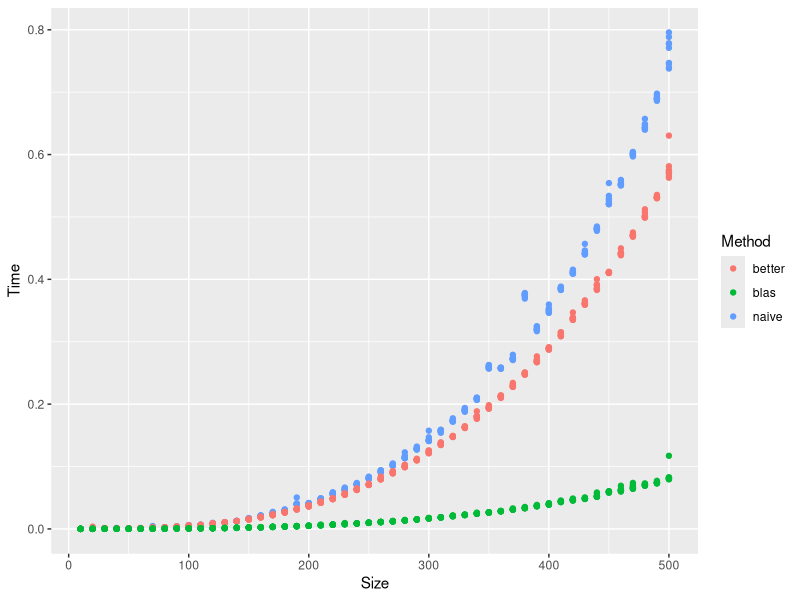
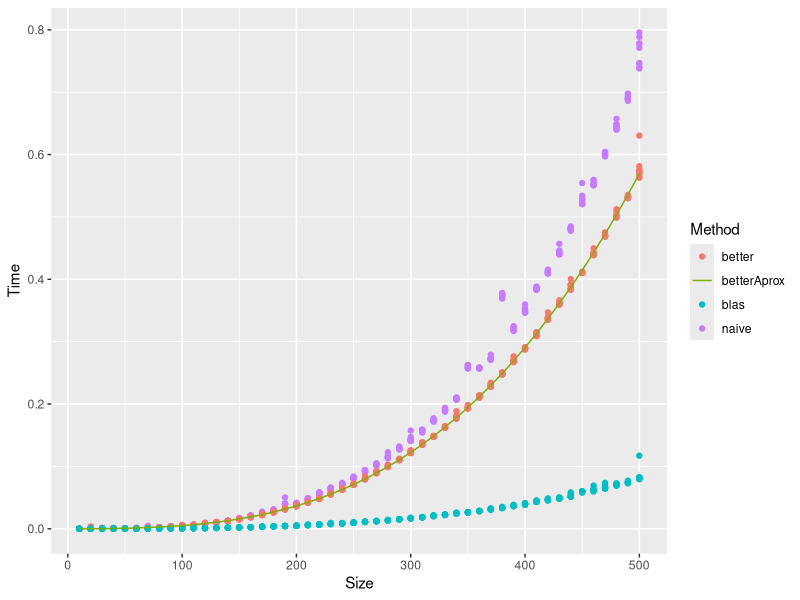

These figures' R source, in order:
library("ggplot2")

results = read.csv("data.csv")

avg_results = aggregate( Time ~ Size:Method, data=results, FUN=mean)

avg_results_better = avg_results[avg_results$Method=="better",]

fit_better = lm(Time ~ poly(Size,3), data=avg_results_better)

newdata = data.frame(Size = seq(10,500, length.out=500))

newdata$Time = predict(fit_better, newdata)

newdata$Method = "betterAprox"

ggplot(results,aes(Size,Time,colour=Method, group=Method)) + geom_point()

last_plot() + geom_line(data=newdata, aes(Size,Time))
